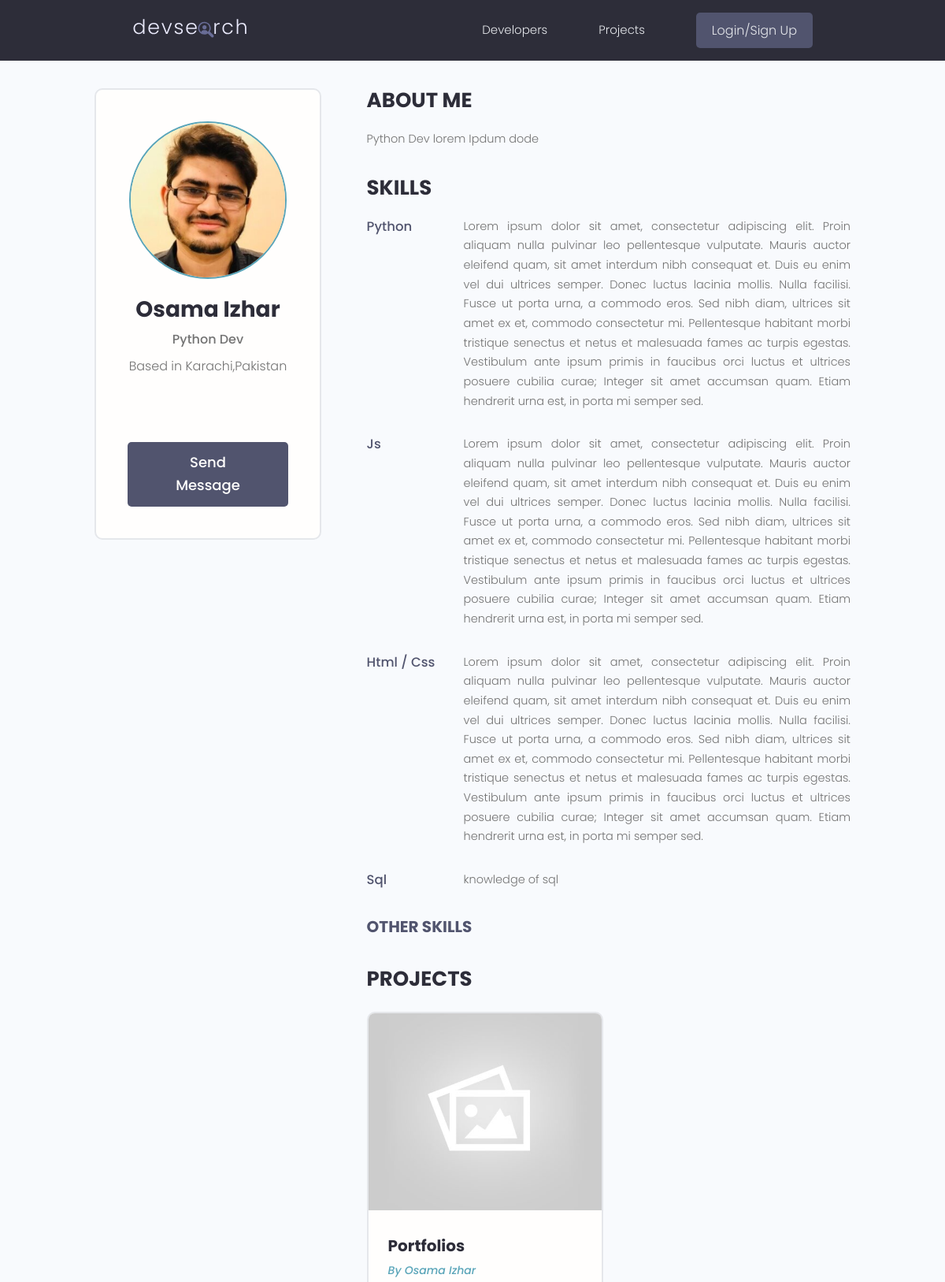
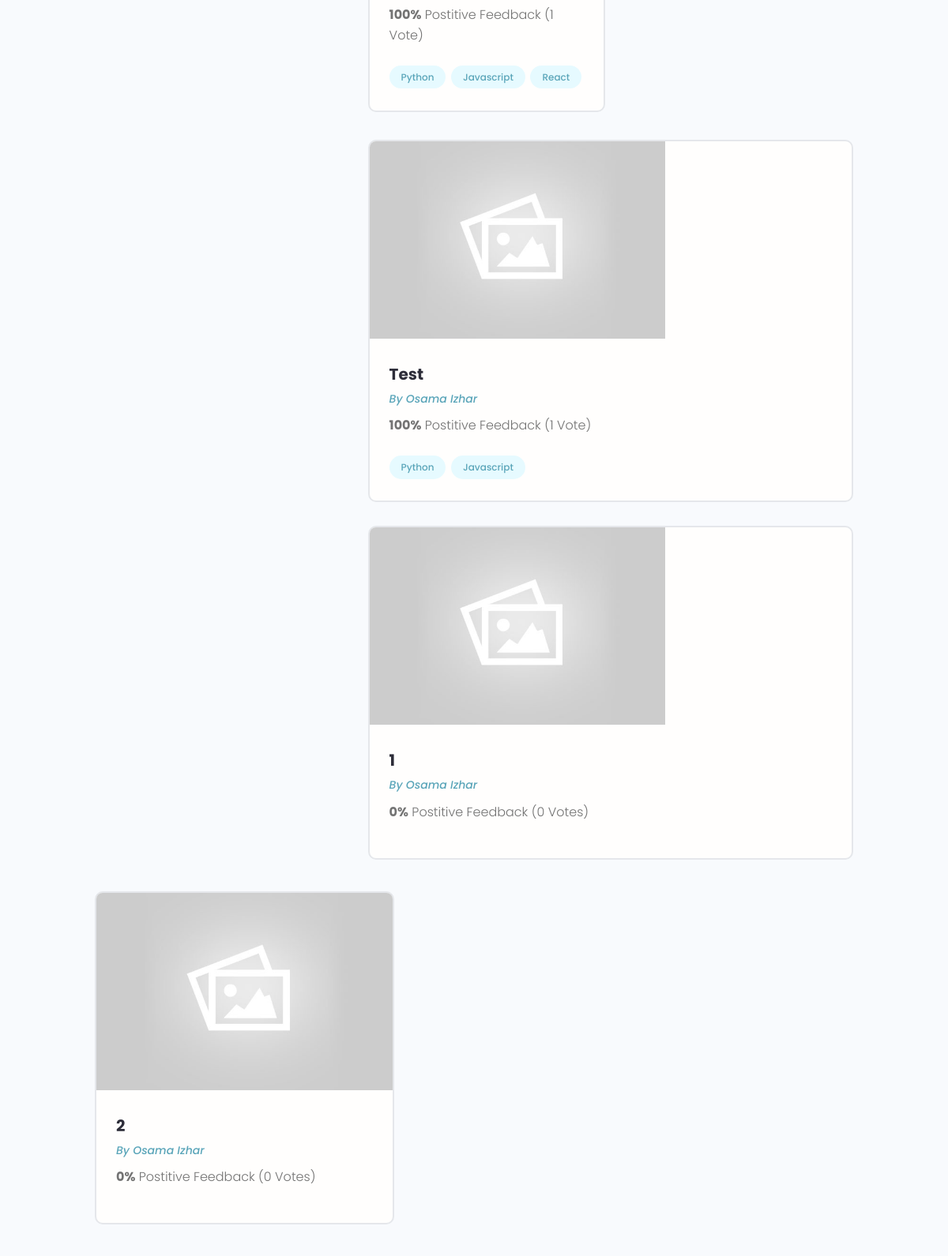
/profile/e2126e4c-3e5a-4feb-9eab-b2ecc3bdd31c (upper part), run on the app's committed database (2 pictures, top to bottom).
### users/models.py (models this page shows, shortened)
class Profile(models.Model):
    user= models.OneToOneField(
        User,on_delete=models.CASCADE, null=True,blank=True
    ) # creating one to one relationship with User default model of django
    name=models.CharField(max_length=200,blank=True,null=True)
    username=models.CharField(max_length=200,blank=True,null=True)
    location=models.CharField(max_length=200,blank=True,null=True)
    email=models.EmailField(max_length=500,blank=True,null=True)
    short_intro=models.CharField(max_length=200,blank=True,null=True)
    bio=models.TextField(blank=True,null=True)
    profile_image=models.ImageField(
        null=True,blank=True,upload_to="profiles/",default="profiles/user-default.png"
    )
    social_github = models.CharField(max_length=200,blank=True,null=True)
    social_twitter = models.CharField(max_length=200,blank=True,null=True)
    social_linkedin = models.CharField(max_length=200,blank=True,null=True)
    social_youtube = models.CharField(max_length=200,blank=True,null=True)
    social_website = models.CharField(max_length=200,blank=True,null=True)
    created= models.DateTimeField(auto_now_add=True) # auto_now_add adds timestamp automatically as model instance is created
    id= models.UUIDField(default=uuid.uuid4,unique=True,primary_key=True,editable=False) # UUID 16 character unique ids

class Skill(models.Model):
    owner=models.ForeignKey(Profile,on_delete=models.CASCADE,null=True,blank=True)
    name=models.CharField(max_length=200,blank=True,null=True)
    description=models.TextField(null=True,blank=True)
    created= models.DateTimeField(auto_now_add=True,editable=False) # auto_now_add adds timestamp automatically as model instance is created
    id=models.UUIDField(default=uuid.uuid4,unique=True,primary_key=True,editable=False)

### projects/models.py (models this page shows, shortened)
class Project(models.Model):
    owner=  models.ForeignKey(Profile,null=True,blank=True,on_delete=models.SET_NULL) # setting null to true here so we can run migration without data, SET_NULL is used so that we if someone deletes project accidently it can be retrived back
    title= models.CharField(max_length=200)
    description= models.TextField(null=True,blank=True)
    featured_image= models.ImageField(null=True,blank=True,default="default.jpg") # requires pillow to use
    demo_link= models.CharField(max_length=2000,null=True,blank=True)
    source_link= models.CharField(max_length=2000,null=True,blank=True)
    tags= models.ManyToManyField("Tag", blank=True) # using Tag as string since it is referenced afterwards so python will be able to find it
    vote_total= models.IntegerField(default=0,null=True,blank=True)
    vote_ratio= models.IntegerField(default=0,null=True,blank=True)
    created= models.DateTimeField(auto_now_add=True) # auto_now_add adds timestamp automatically as model instance is created
    id= models.UUIDField(default=uuid.uuid4,unique=True,primary_key=True,editable=False) # UUID 16 character unique ids
    class Meta:
        ordering = ['-vote_ratio',"-vote_total"]  # ordering entries based on created field by default in ascending order

class Tag(models.Model):
    name= models.CharField(max_length=200)
    created= models.DateTimeField(auto_now_add=True)
    id= models.UUIDField(default=uuid.uuid4, unique=True,
                        primary_key=True,editable=False)
    def __str__(self):
        return self.name

### users/views.py (the view)
# urls.py: path("profile/<str:pk>",views.userProfile,name="user-profile"),
def userProfile(request,pk):
    profile= Profile.objects.get(id=pk)
    topSkills = profile.skill_set.exclude(description__exact="") # skill_set is auto created by django to reference kill_set is the manager that allows you to access all the skills related to a specific profile. It provides methods such as all(), filter(), and exclude() for querying the related skills. .exclude with remove those descriptions where the description is empty
    otherSkills= profile.skill_set.filter(description="") # will filter out the skills where description is empty
    context={'profile':profile,'topSkills':topSkills,'otherSkills':otherSkills}
    return render(request,'users/user-profile.html',context)

### users/templates/users/user-profile.html (shortened to what this page needs)
{% extends 'main.html'%}
{%block content%}
<main class="profile my-md">
    <div class="container">
        <div class="layout">
            <div class="column column--1of3">
                <div class="card text-center">
                    <div class="card__body dev">
                        <img class="avatar avatar--xl" src="{{profile.profile_image.url}}" />
                        <h2 class="dev__name">{{profile.name}}</h2>
                        <p class="dev__title">{{profile.short_intro}}</p>
                        <p class="dev__location">Based in {{profile.location}}</p>
                        <ul class="dev__social">
                        </ul>
                        {% if request.user.profile.id != profile.id %}
                        <a href="{% url 'create-message' profile.id %}" class="btn btn--sub btn--lg">Send Message </a>
                        {% endif %}
                    </div>
                </div>
            </div>
            <div class="column column--2of3">
                <div class="devInfo">
                    <h3 class="devInfo__title">About Me</h3>
                    <p class="devInfo__about">{{profile.bio}}</p>
                </div>
                <div class="devInfo">
                    <h3 class="devInfo__title">Skills</h3>
                    <div class="devInfo__skills">
                        {% for skill in topSkills %}
                        <div class="devSkill">
                            <h4 class="devSkill__title">{{skill.name}}</h4>
                            <p class="devSkill__info">{{skill.description}}</p>
                        </div>
                        {% endfor %}
                        <h3 class="devInfo__subtitle">Other Skills</h3>
                    </div>
                </div>
                <div class="devInfo">
                    <h3 class="devInfo__title">Projects</h3>
                    <div class="grid grid--two">
                        {%for project in profile.project_set.all%}
                        <div class="column">
                            <div class="card project">
                                <a href="{% url 'project' project.id %}" class="project">
                                    <img class="project__thumbnail" src="{{project.featured_image.url}}"
                                        alt="project thumbnail" />
                                    <div class="card__body">
                                        <h3 class="project__title">{{project.title}}</h3>
                                        <p><a class="project__author" href="{%url 'user-profile' project.owner.id%}">By {{project.owner.name}}</a></p>
                                        <p class="project--rating">
                                            <span style="font-weight: bold;">{{project.vote_ratio}}%</span> Postitive
                                            Feedback ({{project.vote_total}} Vote{{project.vote_total|pluralize:"s"}})
                                        </p>
                                        <div class="project__tags">
                                            {% for tag in project.tags.all %}
                                            <span class="tag tag--pill tag--main">
                                                <small>{{tag}}</small>
                                            </span>
                                            {%endfor%}
                                        </div>
                                    </div>
                                </a>
                            </div>
                        </div>
                    </div>
                    {%endfor%}
</main>
{%endblock content%}

### static/styles/app.css (style rules this page uses)
:root { --color-sub: #2d2d39; }
.btn--sub { background-color: var(--color-sub-light); }
.card { border: 2px solid var(--color-light); }
img { width: 100%; }
.profile .card > .dev { padding: 4rem; }
.dev__name { color: var(--color-sub); font-size: 2.8rem; font-weight: 700; margin-top: 1rem; margin-bottom: 0.5rem; }
.dev__title { font-size: 1.6rem; font-weight: 500; line-height: 1.3; }
.dev__location { margin-top: 1rem; }
.dev__social { margin: 3rem 0; list-style: none; display: flex; justify-content: center; gap: 1.5rem; }
.devInfo { margin-bottom: 3rem; }
.devInfo__title, .devInfo__subtitle { font-size: 2.6rem; color: var(--color-sub); text-transform: uppercase; font-weight: 700; margin-bottom: 1.5rem; }
.devInfo__subtitle { font-size: 2rem; color: var(--color-sub-light); }
.devInfo__about, .devSkill__info { font-size: 1.45rem; line-height: 1.7; text-align: justify; }
.devSkill { margin-bottom: 3rem; }
.devSkill__title { font-size: 1.65rem; font-weight: 500; color: var(--color-sub-light); }
@media screen and (min-width: 700px) { .devSkill { display: flex; justify-content: space-between; gap: 3rem; } }
@media screen and (min-width: 700px) { .devSkill__info { flex-basis: 80%; } }
.project__author { font-size: 1.4rem; font-style: italic; }
.project--rating { margin-bottom: 1.6em; margin-top: .5em; }
.project__thumbnail { height: 25rem; object-fit: cover; object-position: top center; }
.project__title { font-size: 2rem; font-weight: 700; color: var(--color-sub); }

### static/uikit/styles/modules/_variables.css (style rules this page uses)
:root { --color-main: #5aa5b9; --color-main-light: #e6faff; --color-sub: #3f4156; --color-sub-light: #51546e; --color-sub-lighter: #ededfd; --color-text: #737373; --color-gray: #8b8b8b; --color-light: #e5e7eb; --color-light-gray: #767676; --color-bg: #f8fafd; --color-white: #fffefd; --color-white-light: #f3f3f3; --color-success: #359e64; --color-success-bg: #def8e8; --color-error: #fc4b0b; --color-error-bg: #fff2ee; --font-base: 'Poppins', arial, helvetica, 'Segoe UI', roboto, ubuntu, sans-serif; --font-monospace: 'Fira Code', 'Courier New', courier, monospace; --font-regular: 300; --font-medium: 500; --font-bold: 700; --generic-shadow: 1px 1px 5px #00000010; --generic-transition: all 0.3s ease-in-out; }

### static/uikit/styles/modules/_base.css (style rules this page uses)
* { margin: 0; padding: 0; box-sizing: border-box; text-rendering: optimizeLegibility; color: inherit; font-size: inherit; }
html { font-size: 50%; }
@media only screen and (min-width: 480px) { html { font-size: 56.25%; } }
@media only screen and (min-width: 1200px) { html { font-size: 62.5%; } }
body { line-height: 1.6; font-weight: 400; font-size: 1.5rem; color: var(--color-text); background-color: var(--color-bg); min-height: 100vh; }

### static/uikit/styles/modules/_typography.css (style rules this page uses)
* { font-family: var(--font-base); }
h2 { font-size: 3.6rem; font-weight: var(--font-bold); }
h3 { font-size: 3.2rem; font-weight: var(--font-medium); }
h4 { font-size: 2.8rem; font-weight: var(--font-medium); }
p, span, strong { font-size: 1.6rem; color: var(--color-text); font-weight: var(--font-regular); }
a { padding-bottom: 2px; text-decoration: none; display: inline-block; color: var(--color-main); font-weight: var(--font-medium); }

### static/uikit/styles/modules/_utilities.css (style rules this page uses)
.container { width: 92%; max-width: 165rem; margin: 0 auto; box-sizing: border-box; }
@media screen and (min-width: 1000px) { .container { width: 90%; } }
@media screen and (min-width: 1200px) { .container { width: 80%; } }
.text-center { text-align: center; }
.my-md { margin: 3rem auto; }

### static/uikit/styles/modules/_avatar.css (style rules this page uses)
.avatar { border-radius: 50%; border: 2px solid var(--color-main); object-fit: cover; }
.avatar--xl { height: 20rem; width: 20rem; }

### static/uikit/styles/modules/_button.css (style rules this page uses)
.btn { display: inline-block; position: relative; cursor: pointer; background-color: var(--color-light); font-weight: var(--font-medium); color: var(--color-sub); text-decoration: none; padding: 1rem 2rem; border-radius: 0.5rem; border: none; width: -webkit-fit-content; width: -moz-fit-content; width: fit-content; height: -webkit-fit-content; height: -moz-fit-content; height: fit-content; font-size: 1.6rem; outline-width: 0; outline-color: transparent; -webkit-backface-visibility: hidden; backface-visibility: hidden; transition: all 0.3s ease-in-out; }
.btn--sub { background-color: var(--color-sub); color: var(--color-white); }
.btn--lg { font-size: 1.8rem; padding: 1.2rem 4.5rem; }

### static/uikit/styles/modules/_card.css (style rules this page uses)
.card { border-radius: 1rem; background-color: var(--color-white); border: 1.5px solid var(--color-light); width: auto; height: auto; margin-top: 0.5rem; margin-bottom: 0.5rem; overflow: hidden; }
.card__body, .card__header { padding: 2rem 2.5rem; }

### data on the page
Profile: profile_image (picture), name "Osama Izhar", short_intro "Python Dev", location "Karachi,Pakistan", bio "Python Dev lorem Ipdum dode"
Skill: name "Python", description "Lorem ipsum dolor sit amet, consectetur adipiscing elit. Proin aliquam nulla pulvinar leo pellentesque vulputate. Mauris auctor eleifend quam, sit amet interdum nibh consequat et. Duis eu enim vel dui ultrices semper. Donec luctus lacinia mollis. Nulla facilisi. Fusce ut porta urna, a commodo eros. Sed nibh diam, ultrices sit amet ex et, commodo consectetur mi. Pellentesque habitant morbi tristique senectus et netus et malesuada fames ac turpis egestas. Vestibulum ante ipsum primis in faucibus orci luctus et ultrices posuere cubilia curae; Integer sit amet accumsan quam. Etiam hendrerit urna est, in porta mi semper sed."
Skill: name "Js", description "Lorem ipsum dolor sit amet, consectetur adipiscing elit. Proin aliquam nulla pulvinar leo pellentesque vulputate. Mauris auctor eleifend quam, sit amet interdum nibh consequat et. Duis eu enim vel dui ultrices semper. Donec luctus lacinia mollis. Nulla facilisi. Fusce ut porta urna, a commodo eros. Sed nibh diam, ultrices sit amet ex et, commodo consectetur mi. Pellentesque habitant morbi tristique senectus et netus et malesuada fames ac turpis egestas. Vestibulum ante ipsum primis in faucibus orci luctus et ultrices posuere cubilia curae; Integer sit amet accumsan quam. Etiam hendrerit urna est, in porta mi semper sed."
Skill: name "Html / Css", description "Lorem ipsum dolor sit amet, consectetur adipiscing elit. Proin aliquam nulla pulvinar leo pellentesque vulputate. Mauris auctor eleifend quam, sit amet interdum nibh consequat et. Duis eu enim vel dui ultrices semper. Donec luctus lacinia mollis. Nulla facilisi. Fusce ut porta urna, a commodo eros. Sed nibh diam, ultrices sit amet ex et, commodo consectetur mi. Pellentesque habitant morbi tristique senectus et netus et malesuada fames ac turpis egestas. Vestibulum ante ipsum primis in faucibus orci luctus et ultrices posuere cubilia curae; Integer sit amet accumsan quam. Etiam hendrerit urna est, in porta mi semper sed."
Skill: name "Sql", description "knowledge of sql"
Project: featured_image (placeholder picture), title "Portfolios", owner.name "Osama Izhar", vote_ratio "100", vote_total "1"
Tag: name "Python"
Tag: name "Javascript"
Tag: name "React"
Project: featured_image (placeholder picture), title "Test", owner.name "Osama Izhar", vote_ratio "100", vote_total "1"
Project: featured_image (placeholder picture), title "1", owner.name "Osama Izhar", vote_ratio "0", vote_total "0"
Project: featured_image (placeholder picture), title "2", owner.name "Osama Izhar", vote_ratio "0", vote_total "0"
